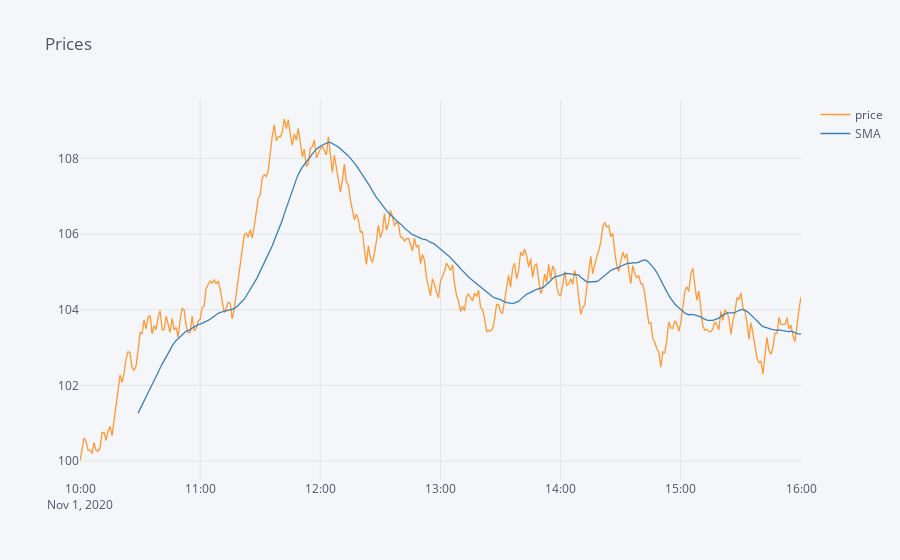

Here is the notebook cell this chart was saved with:
### Code cell
df.iplot(title="Prices")

### Figure 1 — Plotly figure (JSON) as saved in the notebook; plotly's stock layout.template omitted (floating-point values rounded to 4 significant figures; data arrays with more than 128 entries replaced by an {"elided": "..."} marker saying what was removed)
{"data": [{"line": {"color": "rgba(255, 153, 51, 1.0)", "dash": "solid", "shape": "linear", "width": 1.3}, "mode": "lines", "name": "price", "text": "", "type": "scatter", "x": {"elided": "361 str values"}, "y": {"elided": "361 float values"}}, {"line": {"color": "rgba(55, 128, 191, 1.0)", "dash": "solid", "shape": "linear", "width": 1.3}, "mode": "lines", "name": "SMA", "text": "", "type": "scatter", "x": {"elided": "361 str values"}, "y": {"elided": "361 mixed values"}}], "layout": {"legend": {"bgcolor": "#F5F6F9", "font": {"color": "#4D5663"}}, "paper_bgcolor": "#F5F6F9", "plot_bgcolor": "#F5F6F9", "title": {"font": {"color": "#4D5663"}, "text": "Prices"}, "xaxis": {"gridcolor": "#E1E5ED", "showgrid": true, "tickfont": {"color": "#4D5663"}, "title": {"font": {"color": "#4D5663"}, "text": ""}, "zerolinecolor": "#E1E5ED"}, "yaxis": {"gridcolor": "#E1E5ED", "showgrid": true, "tickfont": {"color": "#4D5663"}, "title": {"font": {"color": "#4D5663"}, "text": ""}, "zerolinecolor": "#E1E5ED"}}}
